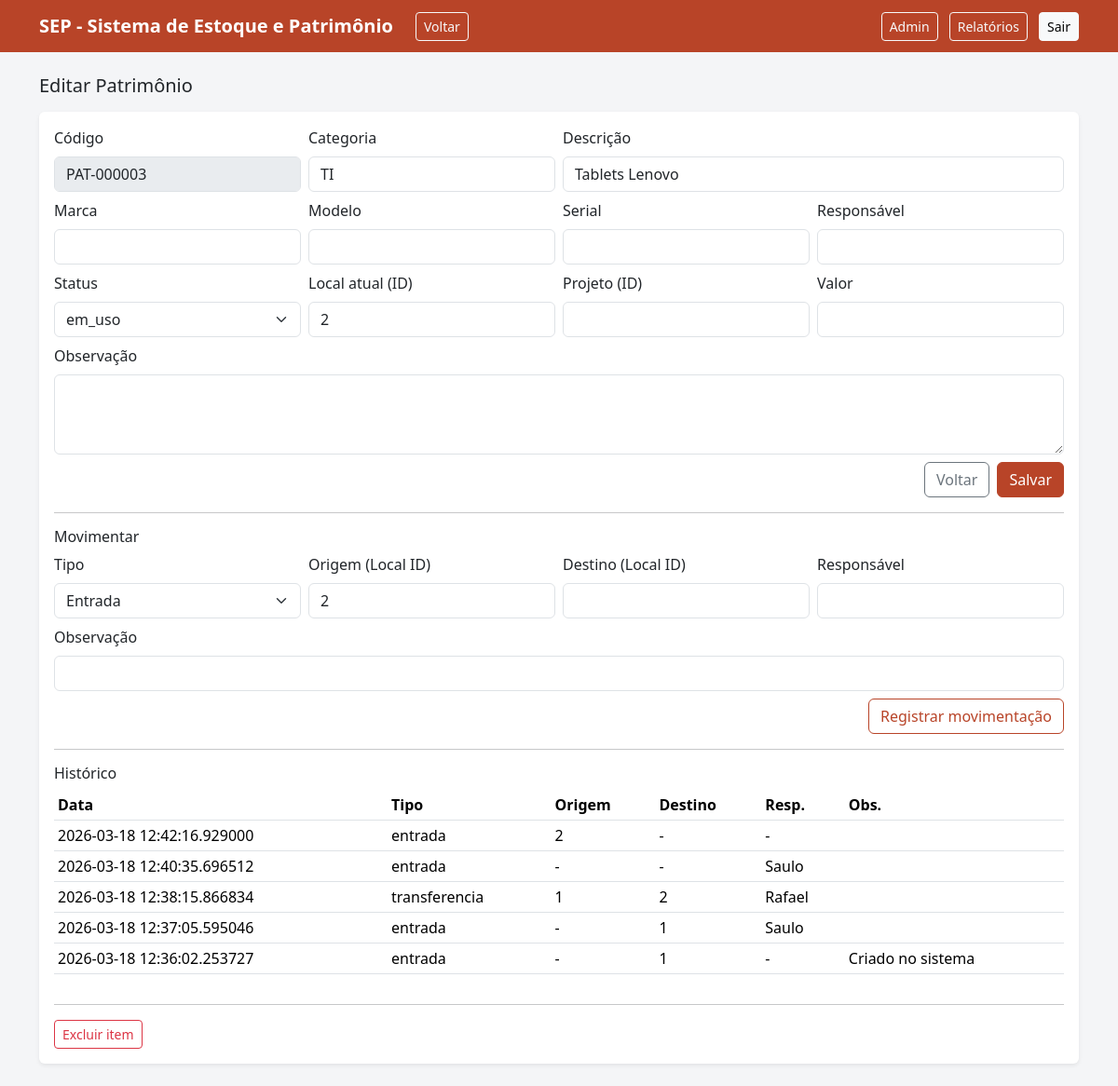
The app's page /admin/patrimonio/3/edit (signed in) with its own data.
### models.py (models this page shows)
class PatrimonioItem(db.Model):
    __tablename__ = "patrimonio_item"
    id = db.Column(db.Integer, primary_key=True)
    codigo = db.Column(db.String(20), unique=True, nullable=False)  # PAT-000001
    categoria = db.Column(db.String(120), nullable=False)
    descricao = db.Column(db.String(250), nullable=False)
    marca = db.Column(db.String(120), nullable=True)
    modelo = db.Column(db.String(120), nullable=True)
    serial = db.Column(db.String(120), nullable=True)
    data_aquisicao = db.Column(db.Date, nullable=True)
    valor = db.Column(db.Float, nullable=True)
    status = db.Column(db.String(40), nullable=False, default="em_uso")  # em_uso, em_estoque, alocado, manutencao, baixado
    local_atual_id = db.Column(db.Integer, db.ForeignKey("local.id"), nullable=True)
    projeto_atual_id = db.Column(db.Integer, db.ForeignKey("projeto.id"), nullable=True)
    projeto_atual = db.relationship("Projeto", foreign_keys=[projeto_atual_id])
    projeto_id = db.Column(db.Integer, db.ForeignKey("projeto.id"), nullable=True)
    responsavel = db.Column(db.String(120), nullable=True)
    observacao = db.Column(db.Text, nullable=True)
    created_at = db.Column(db.DateTime, default=datetime.utcnow, nullable=False)

class PatrimonioMov(db.Model):
    __tablename__ = "patrimonio_mov"
    id = db.Column(db.Integer, primary_key=True)
    item_id = db.Column(db.Integer, db.ForeignKey("patrimonio_item.id"), nullable=False)
    data = db.Column(db.DateTime, default=datetime.utcnow, nullable=False)
    tipo = db.Column(db.String(40), nullable=False)  # entrada, transferencia, manutencao, baixa
    origem_local_id = db.Column(db.Integer, db.ForeignKey("local.id"), nullable=True)
    destino_local_id = db.Column(db.Integer, db.ForeignKey("local.id"), nullable=True)
    projeto_id = db.Column(db.Integer, db.ForeignKey("projeto.id"), nullable=True)
    responsavel = db.Column(db.String(120), nullable=True)
    observacao = db.Column(db.Text, nullable=True)
    qtd = db.Column(db.Integer, nullable=False, default=1)

### app.py (the view, shortened to what this page needs)
    @app.route("/admin/patrimonio/<int:item_id>/edit", methods=["GET", "POST"])
    @admin_required
    def admin_patrimonio_edit(item_id):
        item = PatrimonioItem.query.get_or_404(item_id)
        movs = PatrimonioMov.query.filter_by(item_id=item.id).order_by(PatrimonioMov.data.desc()).all()
        return render_template("admin_patrimonio_edit.html", item=item, movs=movs)

### templates/admin_patrimonio_edit.html (shortened to what this page needs)
{% extends "base.html" %}
{% block content %}
<h1 class="h5 mb-3">Editar Patrimônio</h1>
<div class="card shadow-sm">
  <div class="card-body">
    <form method="post" class="row g-2">
      <div class="col-md-3">
        <label class="form-label">Código</label>
        <input class="form-control" value="{{ item.codigo }}" disabled>
      </div>
      <div class="col-md-3">
        <label class="form-label">Categoria</label>
        <input class="form-control" name="categoria" value="{{ item.categoria }}" required>
      </div>
      <div class="col-md-6">
        <label class="form-label">Descrição</label>
        <input class="form-control" name="descricao" value="{{ item.descricao }}" required>
      </div>
      <div class="col-md-3">
        <label class="form-label">Marca</label>
        <input class="form-control" name="marca" value="{{ item.marca or '' }}">
      </div>
      <div class="col-md-3">
        <label class="form-label">Modelo</label>
        <input class="form-control" name="modelo" value="{{ item.modelo or '' }}">
      </div>
      <div class="col-md-3">
        <label class="form-label">Serial</label>
        <input class="form-control" name="serial" value="{{ item.serial or '' }}">
      </div>
      <div class="col-md-3">
        <label class="form-label">Responsável</label>
        <input class="form-control" name="responsavel" value="{{ item.responsavel or '' }}">
      </div>
      <div class="col-md-3">
        <label class="form-label">Status</label>
        <select class="form-select" name="status">
          {% for s in ["em_uso","em_estoque","alocado","manutencao","baixado"] %}
            <option value="{{ s }}" {% if item.status==s %}selected{% endif %}>{{ s }}</option>
          {% endfor %}
        </select>
      </div>
      <div class="col-md-3">
        <label class="form-label">Local atual (ID)</label>
        <input class="form-control" name="local_atual_id" value="{{ item.local_atual_id or '' }}">
      </div>
      <div class="col-md-3">
        <label class="form-label">Projeto (ID)</label>
        <input class="form-control" name="projeto_id" value="{{ item.projeto_id or '' }}">
      </div>
      <div class="col-md-3">
        <label class="form-label">Valor</label>
        <input class="form-control" name="valor" value="{{ item.valor or '' }}">
      </div>
      <div class="col-12">
        <label class="form-label">Observação</label>
        <textarea class="form-control" name="observacao" rows="3">{{ item.observacao or '' }}</textarea>
      </div>
      <div class="col-12 d-flex justify-content-end gap-2">
        <a class="btn btn-outline-secondary" href="{{ url_for('admin_patrimonio') }}">Voltar</a>
        <button class="btn btn-primary">Salvar</button>
      </div>
    </form>
    <hr>
    <h2 class="h6">Movimentar</h2>
    <form method="post" action="{{ url_for('admin_patrimonio_move', item_id=item.id) }}" class="row g-2">
      <div class="col-md-3">
        <label class="form-label">Tipo</label>
        <select class="form-select" name="tipo">
          <option value="entrada">Entrada</option>
        </select>
      </div>
      <div class="col-md-3">
        <label class="form-label">Origem (Local ID)</label>
        <input class="form-control" name="origem_local_id" value="{{ item.local_atual_id or '' }}">
      </div>
      <div class="col-md-3">
        <label class="form-label">Destino (Local ID)</label>
        <input class="form-control" name="destino_local_id">
      </div>
      <div class="col-md-3">
        <label class="form-label">Responsável</label>
        <input class="form-control" name="responsavel">
      </div>
      <div class="col-12">
        <label class="form-label">Observação</label>
        <input class="form-control" name="observacao">
      </div>
      <div class="col-12 d-grid d-md-flex justify-content-end">
        <button class="btn btn-outline-primary">Registrar movimentação</button>
      </div>
    </form>
    <hr>
    <h2 class="h6">Histórico</h2>
    <div class="table-responsive">
      <table class="table table-sm">
        <thead><tr><th>Data</th><th>Tipo</th><th>Origem</th><th>Destino</th><th>Resp.</th><th>Obs.</th></tr></thead>
        <tbody>
          {% for mv in movs %}
            <tr>
              <td>{{ mv.data }}</td>
              <td>{{ mv.tipo }}</td>
              <td>{{ mv.origem_local_id or '-' }}</td>
              <td>{{ mv.destino_local_id or '-' }}</td>
              <td>{{ mv.responsavel or '-' }}</td>
              <td>{{ mv.observacao or '' }}</td>
            </tr>
          {% endfor %}
        </tbody>
      </table>
    </div>
    <hr>
    <form method="post" action="{{ url_for('admin_patrimonio_delete', item_id=item.id) }}" onsubmit="return confirm('Excluir este item?');">
      <button class="btn btn-outline-danger btn-sm">Excluir item</button>
    </form>
  </div>
</div>
{% endblock %}

### templates/base.html (style rules this page uses)
:root { --sep-primary:#B84428; --sep-secondary:#5B91C6; --sep-accent:#E2B353; --sep-bg:#f4f5f7; --sep-dark:#1f2937; }
body { background: var(--sep-bg); }
.btn-primary { background: var(--sep-primary); border-color: var(--sep-primary); }
.btn-outline-primary { border-color: var(--sep-primary); color: var(--sep-primary); }
a { color: var(--sep-secondary); }
.card { border: none; }

### records on screen
PatrimonioItem: codigo "PAT-000003", categoria "TI", descricao "Tablets Lenovo", status "em_uso", local_atual_id "2", origem_local_id "2"
PatrimonioMov: data "2026-03-18 12:42:16.929000", tipo "entrada", origem_local "2", destino_local_id "-", responsavel "-"
PatrimonioMov: data "2026-03-18 12:40:35.696512", tipo "entrada", origem_local_id "-", destino_local_id "-", responsavel "Saulo"
PatrimonioMov: data "2026-03-18 12:38:15.866834", tipo "transferencia", origem_local "1", destino_local "2", responsavel "Rafael"
PatrimonioMov: data "2026-03-18 12:37:05.595046", tipo "entrada", origem_local_id "-", destino_local "1", responsavel "Saulo"
PatrimonioMov: data "2026-03-18 12:36:02.253727", tipo "entrada", origem_local_id "-", destino_local "1", responsavel "-", observacao "Criado no sistema"

### other values on screen
{{ app_title or "SEP" }} "SEP - Sistema de Estoque e Patrimônio"
